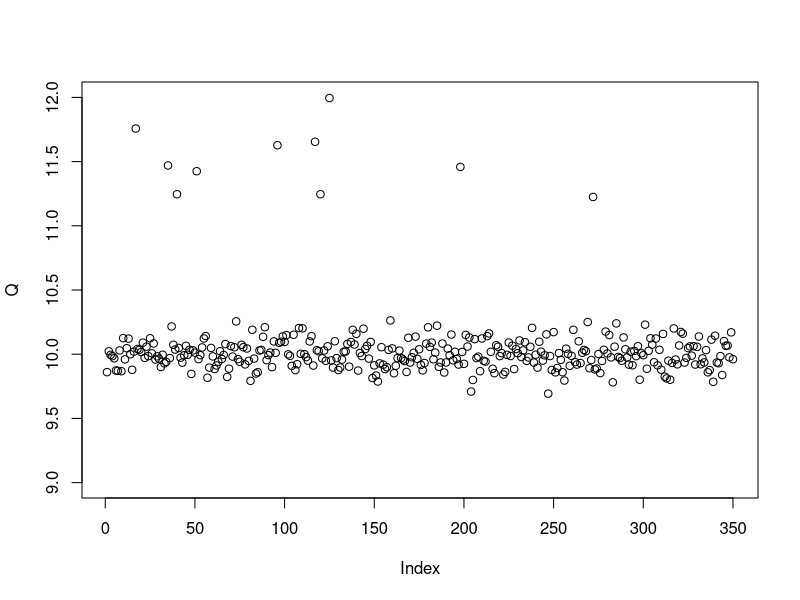
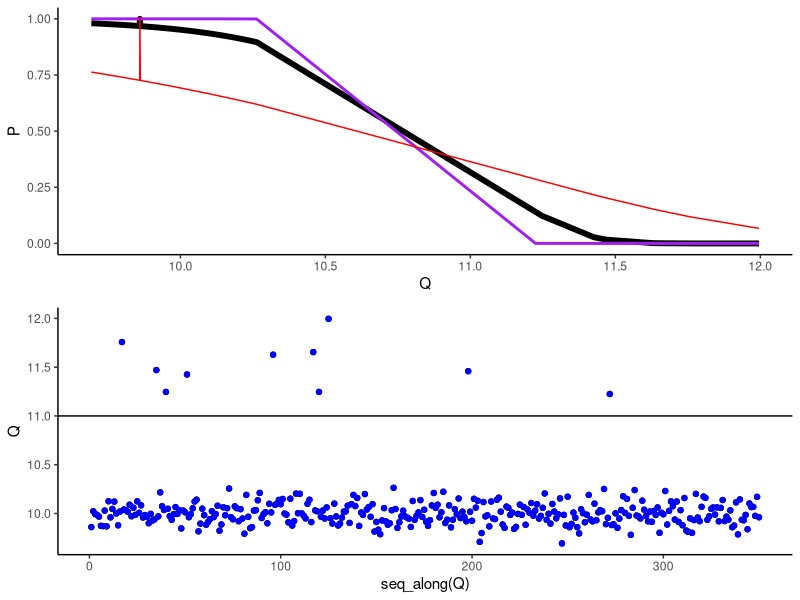

Generate these figures, in order, with R:
## Persistence simulations

# Simulate a oversimplified hydrograph
Q <- rnorm(350, mean=10, sd=0.1)
Q_peaks <- sample(1:350, 10)
Q[Q_peaks] <- rnorm(length(Q_peaks), mean=11.5, sd=0.2)
# Visualize oversimplified hydrograph
plot(Q, ylim = c(9,12))

# Create persistence vector P and set steepness of the curve (s) and critical discharge (c)
P <- numeric(length(Q))
P[1] <- 1
s <- 3
c <- 11
for(i in 2:length(Q)){
  P[i] = exp(-exp(s*(Q[i] - c)))
}
P #P is never 0 and therefore can serve as refuge biomass but cannot be modeled using a binomial fit

# Repeat with a steeper and shallower curve (higher and lower s values)
P_steeper <- numeric(length(Q)); P_shallower <- numeric(length(Q))
P_steeper[1] <- 1; P_shallower[1] <- 1
s_steep <- 10; s_shallow <- 1

for(i in 2:length(Q)){
  P_steeper[i] = exp(-exp(s_steep*(Q[i] - c)))
  P_shallower[i] = exp(-exp(s_shallow*(Q[i] - c)))
}

## Visualize
library(ggplot2)
library(cowplot)

df <- as.data.frame(cbind(Q, P, P_steeper, P_shallower))

plot_grid(
  ggplot(df, aes(Q, P))+
    geom_line(lwd=2)+
    geom_line(aes(Q, P_steeper), color="purple",lwd=1)+
    geom_line(aes(Q, P_shallower), color="red")+
    theme_classic()+
    scale_y_continuous(limits=c(0,1)),
  
  qplot(seq_along(Q), Q)+
    geom_point(color="blue")+
    theme_classic()+
    geom_hline(yintercept = c), #horizontal line to represent critQ
  
  ncol=1)

# Notes: I tried a range of steeper s values than 10 and nothing budged.
# The curve only seemed to change if the value was lower than the original s
